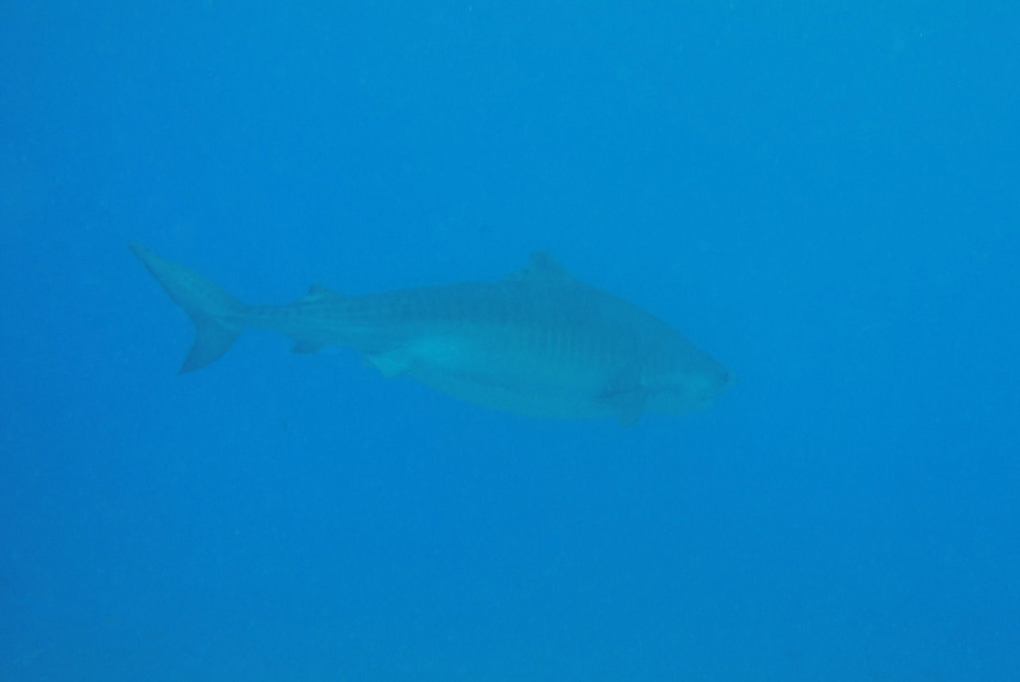
#> input picture Shark 1.PNG, 1020 x 682 px, found by its file name
$ python grabCut.py
#> lines starting #> are read from the running program, lines starting #| are printed output that depends on the picture
import numpy as np
import cv2
from matplotlib import pyplot as plt

image_Colour = cv2.imread('Shark 1.png')
#> image_Colour is the input picture: shape (682, 1020, 3); mean B, G, R 198.7, 130, 4

mask = np.zeros(image_Colour.shape[:2], np.uint8)

backgroundModel = np.zeros((1, 65), np.float64)
foregroundModel = np.zeros((1, 65), np.float64)

rectangle = (200, 200, 600, 250)

# apply the grabcut algorithm with appropriate
# values as parameters, number of iterations = 3
# cv2.GC_INIT_WITH_RECT is used because
# of the rectangle mode is used
cv2.grabCut(image_Colour, mask, rectangle,
            backgroundModel, foregroundModel,
            3, cv2.GC_INIT_WITH_RECT)

# In the new mask image, pixels will
# be marked with four flags
# four flags denote the background / foreground
# mask is changed, all the 0 and 2 pixels
# are converted to the background
# mask is changed, all the 1 and 3 pixels
# are now the part of the foreground
# the return type is also mentioned,
# this gives us the final mask
mask2 = np.where((mask == 2)|(mask == 0), 0, 1).astype('uint8')

# The final mask is multiplied with
# the input image to give the segmented image.
image_Colour = image_Colour * mask2[:, :, np.newaxis]
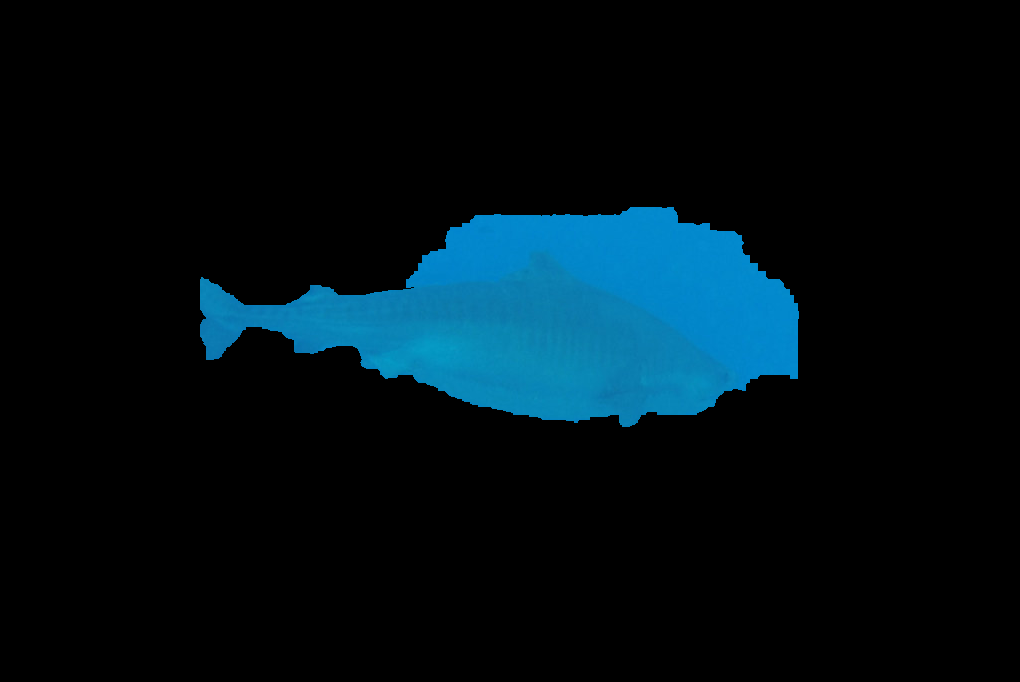
#> image_Colour: shape (682, 1020, 3); mean B, G, R 21.7, 15.2, 0.8

# output segmented image with colorbar
plt.imshow(image_Colour)
plt.colorbar()
plt.show()
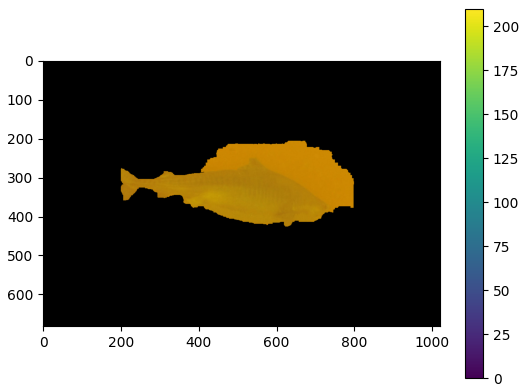
#> figure drawn by matplotlib, 2 panels; B, G, R data is drawn as R, G, B
